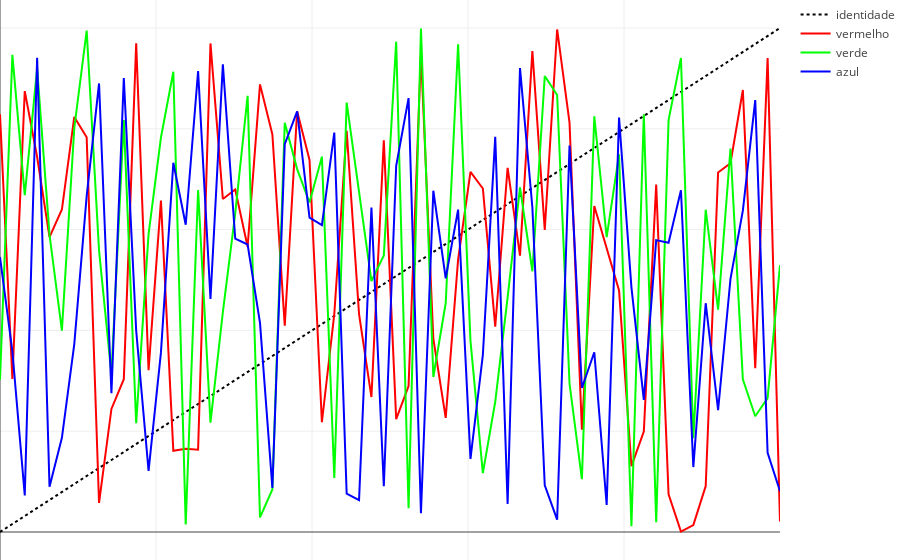

This figure's notebook cell:
### Markdown cell above
## 1. Aleatório
---
Operador *aleatório*, definido por:

$$
\large f(t)= \epsilon
$$

sendo $\epsilon$ um valor aleatório.

### Code cell
%%time
N = 64
### Índices
i = [i for i in range(N)]
indice = ['índice {0}'.format(a) for a in i]
### Tabela de valores por eixo
t = np.array(i)/(N - 1)
np.random.seed(sum([ord(e) for e in 'aleatorio']))
Rs = np.random.uniform(0, 1, N)
Gs = np.random.uniform(0, 1, N)
Bs = np.random.uniform(0, 1, N)
### Visualização
iden = Scatter(x = t,
               y = t,
               name = 'identidade',
               line = {'dash': 'dot'},
               hovertext = indice,
               marker = {'symbol': 'none',
                         'size': 6,
                         'color': 'rgb(0, 0, 0)'})
verm = Scatter(x = t,
               y = Rs,
               name = 'vermelho',
               line = {'dash': 'line'},
               hovertext = indice,
               marker = {'symbol': 'none',
                         'size': 6,
                         'color': 'rgb(255, 0, 0)'})
verd = Scatter(x = t,
               y = Gs,
               name = 'verde',
               line = {'dash': 'line'},
               hovertext = indice,
               marker = {'symbol': 'none',
                         'size': 6,
                         'color': 'rgb(0, 255, 0)'})
azul = Scatter(x = t,
               y = Bs,
               name = 'azul',
               line = {'dash': 'line'},
               hovertext = indice,
               marker = {'symbol': 'none',
                         'size': 6,
                         'color': 'rgb(0, 0, 255)'})
gammaOP = [iden, verm, verd, azul]
layout = Layout(margin = {'l': 0, 'r': 0, 'b': 0, 't':0}, showlegend = True)
fig = Figure(data = gammaOP, layout = layout)
iplot(fig, filename = 'LUT1D_ccoRANDOM', show_link = False)

### Figure 1 — Plotly figure (JSON) as saved in the notebook; plotly's stock layout.template omitted (floating-point values rounded to 4 significant figures)
{"data": [{"hovertext": ["índice 0", "índice 1", "índice 2", "índice 3", "índice 4", "índice 5", "índice 6", "índice 7", "índice 8", "índice 9", "índice 10", "índice 11", "índice 12", "índice 13", "índice 14", "índice 15", "índice 16", "índice 17", "índice 18", "índice 19", "índice 20", "índice 21", "índice 22", "índice 23", "índice 24", "índice 25", "índice 26", "índice 27", "índice 28", "índice 29", "índice 30", "índice 31", "índice 32", "índice 33", "índice 34", "índice 35", "índice 36", "índice 37", "índice 38", "índice 39", "índice 40", "índice 41", "índice 42", "índice 43", "índice 44", "índice 45", "índice 46", "índice 47", "índice 48", "índice 49", "índice 50", "índice 51", "índice 52", "índice 53", "índice 54", "índice 55", "índice 56", "índice 57", "índice 58", "índice 59", "índice 60", "índice 61", "índice 62", "índice 63"], "line": {"dash": "dot"}, "marker": {"color": "rgb(0, 0, 0)", "size": 6, "symbol": "none"}, "name": "identidade", "type": "scatter", "x": [0, 0.01587, 0.03175, 0.04762, 0.06349, 0.07937, 0.09524, 0.1111, 0.127, 0.1429, 0.1587, 0.1746, 0.1905, 0.2063, 0.2222, 0.2381, 0.254, 0.2698, 0.2857, 0.3016, 0.3175, 0.3333, 0.3492, 0.3651, 0.381, 0.3968, 0.4127, 0.4286, 0.4444, 0.4603, 0.4762, 0.4921, 0.5079, 0.5238, 0.5397, 0.5556, 0.5714, 0.5873, 0.6032, 0.619, 0.6349, 0.6508, 0.6667, 0.6825, 0.6984, 0.7143, 0.7302, 0.746, 0.7619, 0.7778, 0.7937, 0.8095, 0.8254, 0.8413, 0.8571, 0.873, 0.8889, 0.9048, 0.9206, 0.9365, 0.9524, 0.9683, 0.9841, 1], "y": [0, 0.01587, 0.03175, 0.04762, 0.06349, 0.07937, 0.09524, 0.1111, 0.127, 0.1429, 0.1587, 0.1746, 0.1905, 0.2063, 0.2222, 0.2381, 0.254, 0.2698, 0.2857, 0.3016, 0.3175, 0.3333, 0.3492, 0.3651, 0.381, 0.3968, 0.4127, 0.4286, 0.4444, 0.4603, 0.4762, 0.4921, 0.5079, 0.5238, 0.5397, 0.5556, 0.5714, 0.5873, 0.6032, 0.619, 0.6349, 0.6508, 0.6667, 0.6825, 0.6984, 0.7143, 0.7302, 0.746, 0.7619, 0.7778, 0.7937, 0.8095, 0.8254, 0.8413, 0.8571, 0.873, 0.8889, 0.9048, 0.9206, 0.9365, 0.9524, 0.9683, 0.9841, 1]}, {"hovertext": ["índice 0", "índice 1", "índice 2", "índice 3", "índice 4", "índice 5", "índice 6", "índice 7", "índice 8", "índice 9", "índice 10", "índice 11", "índice 12", "índice 13", "índice 14", "índice 15", "índice 16", "índice 17", "índice 18", "índice 19", "índice 20", "índice 21", "índice 22", "índice 23", "índice 24", "índice 25", "índice 26", "índice 27", "índice 28", "índice 29", "índice 30", "índice 31", "índice 32", "índice 33", "índice 34", "índice 35", "índice 36", "índice 37", "índice 38", "índice 39", "índice 40", "índice 41", "índice 42", "índice 43", "índice 44", "índice 45", "índice 46", "índice 47", "índice 48", "índice 49", "índice 50", "índice 51", "índice 52", "índice 53", "índice 54", "índice 55", "índice 56", "índice 57", "índice 58", "índice 59", "índice 60", "índice 61", "índice 62", "índice 63"], "line": {"dash": "line"}, "marker": {"color": "rgb(255, 0, 0)", "size": 6, "symbol": "none"}, "name": "vermelho", "type": "scatter", "x": [0, 0.01587, 0.03175, 0.04762, 0.06349, 0.07937, 0.09524, 0.1111, 0.127, 0.1429, 0.1587, 0.1746, 0.1905, 0.2063, 0.2222, 0.2381, 0.254, 0.2698, 0.2857, 0.3016, 0.3175, 0.3333, 0.3492, 0.3651, 0.381, 0.3968, 0.4127, 0.4286, 0.4444, 0.4603, 0.4762, 0.4921, 0.5079, 0.5238, 0.5397, 0.5556, 0.5714, 0.5873, 0.6032, 0.619, 0.6349, 0.6508, 0.6667, 0.6825, 0.6984, 0.7143, 0.7302, 0.746, 0.7619, 0.7778, 0.7937, 0.8095, 0.8254, 0.8413, 0.8571, 0.873, 0.8889, 0.9048, 0.9206, 0.9365, 0.9524, 0.9683, 0.9841, 1], "y": [0.8289, 0.3035, 0.8748, 0.7441, 0.5849, 0.6398, 0.8236, 0.783, 0.05757, 0.2442, 0.3031, 0.9694, 0.3212, 0.6578, 0.1611, 0.165, 0.1634, 0.9694, 0.6607, 0.6795, 0.5659, 0.8881, 0.7888, 0.4093, 0.8348, 0.7383, 0.2178, 0.4323, 0.7958, 0.4325, 0.2677, 0.777, 0.224, 0.2896, 0.9494, 0.3834, 0.2262, 0.5403, 0.7147, 0.6815, 0.4073, 0.7226, 0.5484, 0.9544, 0.5994, 0.997, 0.8121, 0.2029, 0.6468, 0.5629, 0.4793, 0.1308, 0.1993, 0.6892, 0.07462, 0.0008823, 0.01369, 0.09111, 0.7135, 0.7316, 0.877, 0.3252, 0.9402, 0.02095]}, {"hovertext": ["índice 0", "índice 1", "índice 2", "índice 3", "índice 4", "índice 5", "índice 6", "índice 7", "índice 8", "índice 9", "índice 10", "índice 11", "índice 12", "índice 13", "índice 14", "índice 15", "índice 16", "índice 17", "índice 18", "índice 19", "índice 20", "índice 21", "índice 22", "índice 23", "índice 24", "índice 25", "índice 26", "índice 27", "índice 28", "índice 29", "índice 30", "índice 31", "índice 32", "índice 33", "índice 34", "índice 35", "índice 36", "índice 37", "índice 38", "índice 39", "índice 40", "índice 41", "índice 42", "índice 43", "índice 44", "índice 45", "índice 46", "índice 47", "índice 48", "índice 49", "índice 50", "índice 51", "índice 52", "índice 53", "índice 54", "índice 55", "índice 56", "índice 57", "índice 58", "índice 59", "índice 60", "índice 61", "índice 62", "índice 63"], "line": {"dash": "line"}, "marker": {"color": "rgb(0, 255, 0)", "size": 6, "symbol": "none"}, "name": "verde", "type": "scatter", "x": [0, 0.01587, 0.03175, 0.04762, 0.06349, 0.07937, 0.09524, 0.1111, 0.127, 0.1429, 0.1587, 0.1746, 0.1905, 0.2063, 0.2222, 0.2381, 0.254, 0.2698, 0.2857, 0.3016, 0.3175, 0.3333, 0.3492, 0.3651, 0.381, 0.3968, 0.4127, 0.4286, 0.4444, 0.4603, 0.4762, 0.4921, 0.5079, 0.5238, 0.5397, 0.5556, 0.5714, 0.5873, 0.6032, 0.619, 0.6349, 0.6508, 0.6667, 0.6825, 0.6984, 0.7143, 0.7302, 0.746, 0.7619, 0.7778, 0.7937, 0.8095, 0.8254, 0.8413, 0.8571, 0.873, 0.8889, 0.9048, 0.9206, 0.9365, 0.9524, 0.9683, 0.9841, 1], "y": [0.3021, 0.9467, 0.6681, 0.9198, 0.5898, 0.3996, 0.8016, 0.9948, 0.5583, 0.3134, 0.8174, 0.2159, 0.5912, 0.7827, 0.9131, 0.0151, 0.6786, 0.2169, 0.4362, 0.6324, 0.8656, 0.02901, 0.0845, 0.812, 0.7201, 0.6538, 0.7448, 0.1074, 0.852, 0.675, 0.4978, 0.5488, 0.9729, 0.04729, 0.9988, 0.3076, 0.4543, 0.9676, 0.3792, 0.1168, 0.2584, 0.4656, 0.6837, 0.5174, 0.9046, 0.8671, 0.2946, 0.1047, 0.8248, 0.5852, 0.7494, 0.01139, 0.829, 0.01947, 0.8172, 0.9404, 0.1861, 0.6395, 0.4413, 0.7609, 0.3029, 0.2296, 0.2655, 0.5296]}, {"hovertext": ["índice 0", "índice 1", "índice 2", "índice 3", "índice 4", "índice 5", "índice 6", "índice 7", "índice 8", "índice 9", "índice 10", "índice 11", "índice 12", "índice 13", "índice 14", "índice 15", "índice 16", "índice 17", "índice 18", "índice 19", "índice 20", "índice 21", "índice 22", "índice 23", "índice 24", "índice 25", "índice 26", "índice 27", "índice 28", "índice 29", "índice 30", "índice 31", "índice 32", "índice 33", "índice 34", "índice 35", "índice 36", "índice 37", "índice 38", "índice 39", "índice 40", "índice 41", "índice 42", "índice 43", "índice 44", "índice 45", "índice 46", "índice 47", "índice 48", "índice 49", "índice 50", "índice 51", "índice 52", "índice 53", "índice 54", "índice 55", "índice 56", "índice 57", "índice 58", "índice 59", "índice 60", "índice 61", "índice 62", "índice 63"], "line": {"dash": "line"}, "marker": {"color": "rgb(0, 0, 255)", "size": 6, "symbol": "none"}, "name": "azul", "type": "scatter", "x": [0, 0.01587, 0.03175, 0.04762, 0.06349, 0.07937, 0.09524, 0.1111, 0.127, 0.1429, 0.1587, 0.1746, 0.1905, 0.2063, 0.2222, 0.2381, 0.254, 0.2698, 0.2857, 0.3016, 0.3175, 0.3333, 0.3492, 0.3651, 0.381, 0.3968, 0.4127, 0.4286, 0.4444, 0.4603, 0.4762, 0.4921, 0.5079, 0.5238, 0.5397, 0.5556, 0.5714, 0.5873, 0.6032, 0.619, 0.6349, 0.6508, 0.6667, 0.6825, 0.6984, 0.7143, 0.7302, 0.746, 0.7619, 0.7778, 0.7937, 0.8095, 0.8254, 0.8413, 0.8571, 0.873, 0.8889, 0.9048, 0.9206, 0.9365, 0.9524, 0.9683, 0.9841, 1], "y": [0.5454, 0.3583, 0.07271, 0.9409, 0.08987, 0.1869, 0.3729, 0.6665, 0.89, 0.2755, 0.9007, 0.3996, 0.1214, 0.3563, 0.7327, 0.6097, 0.9147, 0.4625, 0.9278, 0.582, 0.5705, 0.4148, 0.0875, 0.7695, 0.8346, 0.6239, 0.6087, 0.7926, 0.07631, 0.0633, 0.6435, 0.09077, 0.7266, 0.8608, 0.03734, 0.6772, 0.5035, 0.6396, 0.145, 0.3512, 0.784, 0.05577, 0.9206, 0.6438, 0.09256, 0.02443, 0.7666, 0.2858, 0.3566, 0.05359, 0.8222, 0.4854, 0.2623, 0.5791, 0.5737, 0.678, 0.1289, 0.4539, 0.2417, 0.5024, 0.6375, 0.8569, 0.1569, 0.08103]}], "layout": {"margin": {"b": 0, "l": 0, "r": 0, "t": 0}, "showlegend": true}}
